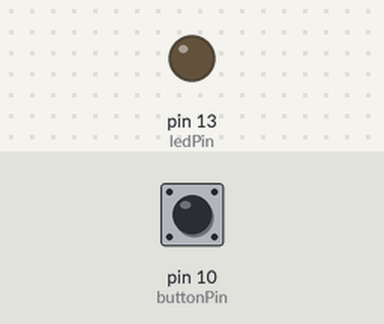
Bench run of a sketch on a simulated Arduino Uno, built with avr-gcc and run on an emulated ATmega328P. Shown: output pins drawn as LEDs (lit = HIGH). Inputs (shaded band) come from the test bench; at power-on: pin 10 (buttonPin) LOW.

Above: at 1.2 s.
1.3 s: pin 10 (buttonPin) pulled HIGH for 0.15 s
At 1.37 s:
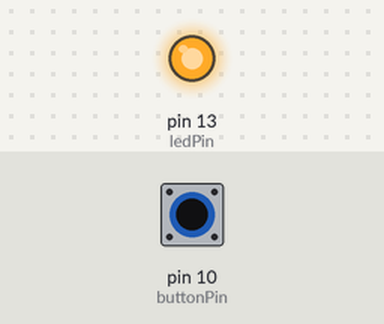
2.9 s: pin 10 (buttonPin) pulled HIGH for 3.2 s
At 7.1 s:
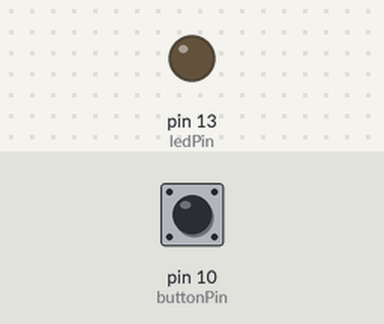
Timing chart, 0 to 8.6 s (numbered marks = the images above; inputs shaded):
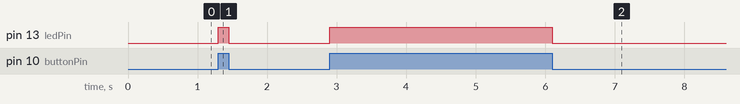

Measured:
- after the input at 1.3 s, pin 13 (ledPin): LOW → HIGH at once, → LOW 0.15 s later
- after the input at 2.9 s, pin 13 (ledPin): LOW → HIGH at once, → LOW 3.2 s later

The sketch:

digitalRead.ino
```cpp
int buttonPin = 10;
int ledPin = 13;
int pokazanie;

void setup() {
  // put your setup code here, to run once:
  pinMode(buttonPin, INPUT);
  pinMode(ledPin, OUTPUT);
}

void loop() {
  // put your main code here, to run repeatedly:
  pokazanie = digitalRead(buttonPin);

  if(pokazanie == HIGH){
    digitalWrite(ledPin, HIGH);
  }

   if(pokazanie == LOW){
    digitalWrite(ledPin, LOW);
  }
}
```
